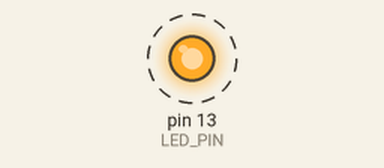
This program was run on a simulated Arduino Uno, built with avr-gcc and run on an emulated ATmega328P. On the bench: output pins drawn as LEDs (lit = HIGH). Dashed ring = blinking.

Above: at 0.5 s.
Timing chart, 0 to 4.6 s (numbered marks = the images above):
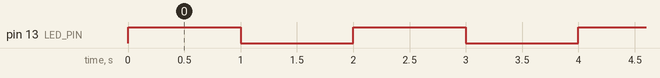

The program:

main.cpp
```cpp
/*
Project:	%ProjectName%
Board:		%BOARD_TAG%
MCU:		%BOARD_MCU%
FRENQUENCY:	%BOARD_F%

Created using QtCreator
*/

#include <Arduino.h>

#define LED_PIN     13
#define DELAY_MS    1000

int main()
{
    // Initialize Arduino Librairies
    init();

	// initialize the digital pin as an output.
	// Pin 13 has an LED connected on most Arduino boards:
    pinMode(LED_PIN, OUTPUT);

    while (1)
    {
	digitalWrite(LED_PIN, HIGH);   // set the LED on
	delay(DELAY_MS);              // wait for a second
	digitalWrite(LED_PIN, LOW);    // set the LED off
	delay(DELAY_MS);              // wait for a second
    }

}
```

Measured:
- by itself, pin 13 (LED_PIN): alternates HIGH for 1.0 s and LOW for 1.0 s
